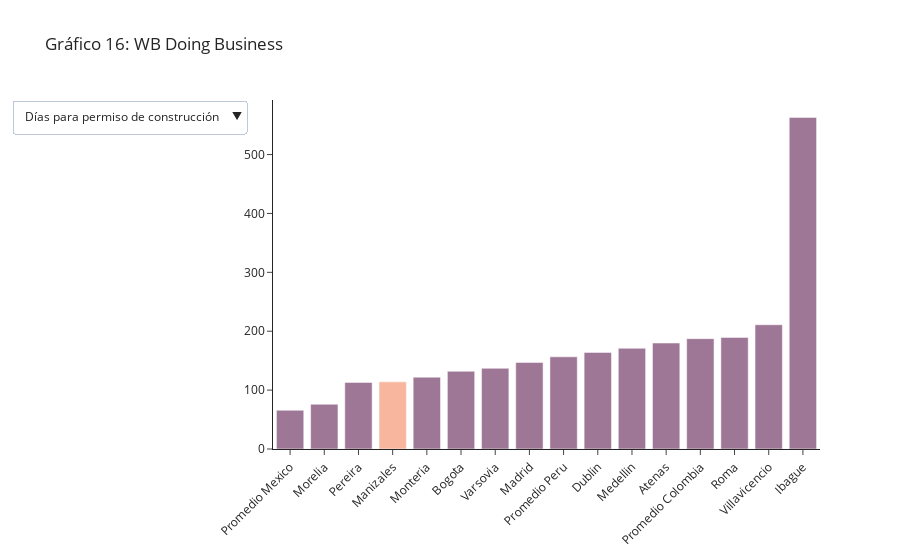

Notebook code for this chart:
### Code cell
fig = go.Figure(data=[go.Bar( x=df1['City'], y=df1['value'] , marker={'color': df1['color']})
                     ])

updatemenus = [
    {
        'buttons': [
            {
                'method': 'update',
                'label': 'Días para permiso de construcción',
                'args': [
                    {'y': [df1['value']],
                     'x': [df1['City']],
                     'marker':[{'color': df1['color']}]
                    },  
                ]
            },
            {
                'method': 'update',
                'label': 'Días para registro de propiedad',
                'args': [
                    {'y': [df2['value']],
                     'x': [df2['City']],
                     'marker':[{'color': df2['color']}]
                    },
                ]
            },
            {
                'method': 'update',
                'label': 'Días para comienzo de negocio',
                'args': [
                    {'y': [df3['value']],
                     'x': [df3['City']],
                     'marker':[{'color': df3['color']}]
                    },
                ]
            }
        ],
        'direction': 'down',
        'showactive': True,
    }
]

fig.update_layout(template="simple_white" , updatemenus=updatemenus , title_text='Gráfico 16: WB Doing Business' , xaxis={'tickangle':-45})
fig.update_traces(marker_line_width=1.5, opacity=0.6)

fig.show()
fig.write_html("informe/images/db.html",full_html=False,include_plotlyjs='cdn')

### Figure 1 — Plotly figure (JSON) as saved in the notebook; plotly's stock layout.template omitted (floating-point values rounded to 4 significant figures)
{"data": [{"marker": {"color": ["#611e52", "#611e52", "#611e52", "#f4875f", "#611e52", "#611e52", "#611e52", "#611e52", "#611e52", "#611e52", "#611e52", "#611e52", "#611e52", "#611e52", "#611e52", "#611e52"]}, "opacity": 0.6, "type": "bar", "x": ["Promedio Mexico", "Morelia", "Pereira", "Manizales", "Monteria", "Bogota", "Varsovia", "Madrid", "Promedio Peru", "Dublin", "Medellin", "Atenas", "Promedio Colombia", "Roma", "Villavicencio", "Ibague"], "y": [65.82, 76, 113, 114, 122, 132, 137, 147, 156.5, 164, 171, 180, 187.4, 189.5, 211, 563]}], "layout": {"autosize": true, "title": {"text": "Gráfico 16: WB Doing Business"}, "updatemenus": [{"active": 0, "buttons": [{"args": [{"marker": [{"color": ["#611e52", "#611e52", "#611e52", "#f4875f", "#611e52", "#611e52", "#611e52", "#611e52", "#611e52", "#611e52", "#611e52", "#611e52", "#611e52", "#611e52", "#611e52", "#611e52"]}], "x": [["Promedio Mexico", "Morelia", "Pereira", "Manizales", "Monteria", "Bogota", "Varsovia", "Madrid", "Promedio Peru", "Dublin", "Medellin", "Atenas", "Promedio Colombia", "Roma", "Villavicencio", "Ibague"]], "y": [[65.82, 76, 113, 114, 122, 132, 137, 147, 156.5, 164, 171, 180, 187.4, 189.5, 211, 563]]}], "label": "Días para permiso de construcción", "method": "update"}, {"args": [{"marker": [{"color": ["#611e52", "#f4875f", "#611e52", "#611e52", "#611e52", "#611e52", "#611e52", "#611e52", "#611e52", "#611e52", "#611e52", "#611e52", "#611e52", "#611e52", "#611e52", "#611e52"]}], "x": [["Atenas", "Manizales", "Dublin", "Roma", "Pereira", "Madrid", "Ibague", "Morelia", "Bogota", "Medellin", "Promedio Colombia", "Monteria", "Promedio Peru", "Villavicencio", "Promedio Mexico", "Varsovia"]], "y": [[4, 7.5, 11, 11, 12.5, 12.5, 13, 13, 15, 15, 16.61, 17, 19.77, 22.5, 26.02, 37]]}], "label": "Días para registro de propiedad", "method": "update"}, {"args": [{"marker": [{"color": ["#611e52", "#f4875f", "#611e52", "#611e52", "#611e52", "#611e52", "#611e52", "#611e52", "#611e52", "#611e52", "#611e52", "#611e52", "#611e52", "#611e52"]}], "x": [["Pereira", "Manizales", "Medellin", "Bogota", "Ibague", "Villavicencio", "Madrid", "Promedio Colombia", "Monteria", "Roma", "Atenas", "Dublin", "Promedio Peru", "Varsovia"]], "y": [[8, 9, 9, 11, 11, 12, 13, 14.35, 15, 16, 26, 31.5, 52.73, 135]]}], "label": "Días para comienzo de negocio", "method": "update"}], "direction": "down", "showactive": true}], "xaxis": {"autorange": true, "range": [-0.5, 15.5], "tickangle": -45, "type": "category"}, "yaxis": {"autorange": true, "range": [0, 592.6], "type": "linear"}}}
